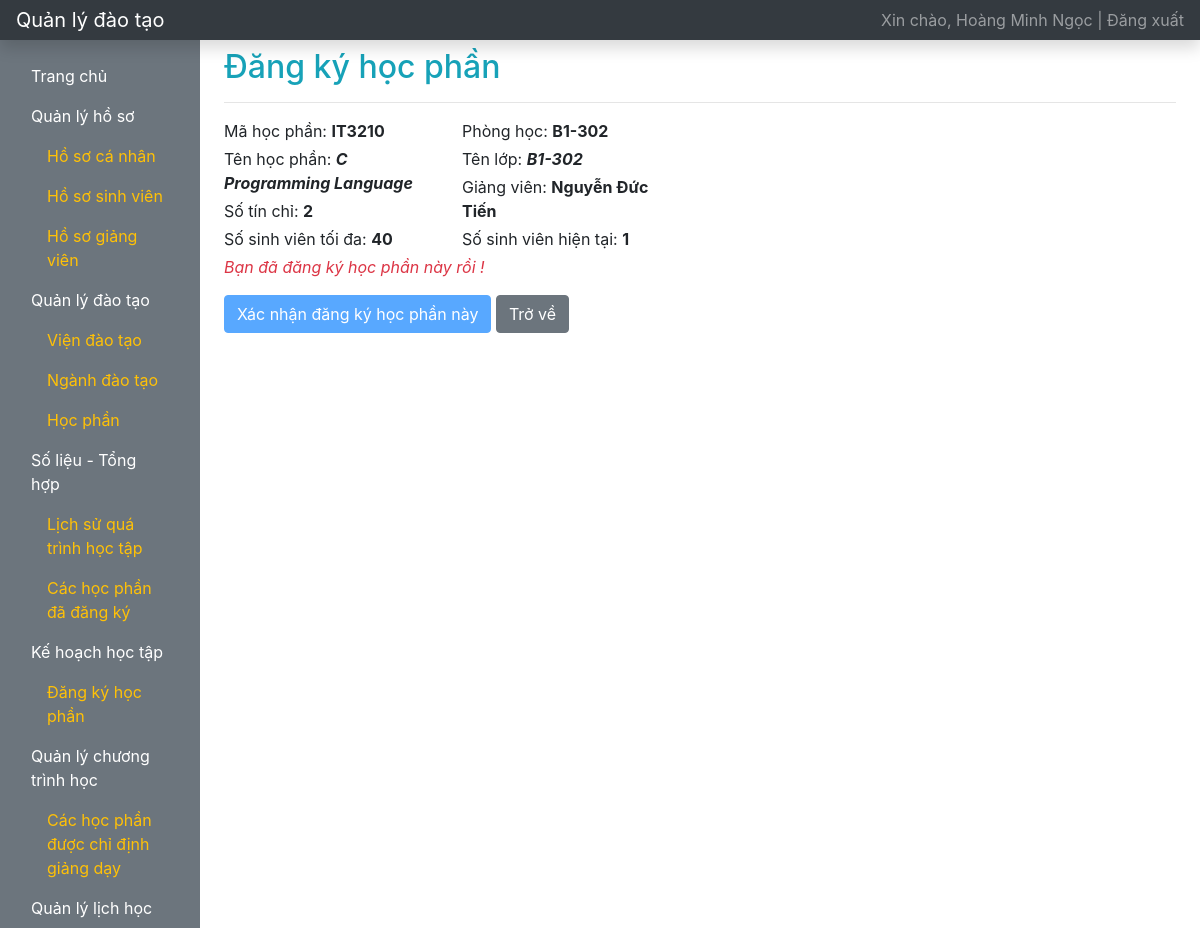
/index.php?r=dang-ky-hoc-phan&subject_code=IT3210 (signed in), run on the app's committed database.
### tables this page shows
CREATE TABLE `user` (
  `id` int(11) NOT NULL,
  `username` varchar(64) NOT NULL,
  `password` varchar(128) NOT NULL,
  `user_type` varchar(32) NOT NULL,
  `user_code` varchar(32) DEFAULT NULL,
  `fullname` varchar(128) NOT NULL,
  `dob` date NOT NULL,
  `phone_number` varchar(15) DEFAULT NULL,
  `email` varchar(64) DEFAULT NULL,
  `address` varchar(512) DEFAULT NULL,
  `status` varchar(32) NOT NULL DEFAULT 'active'
);

CREATE TABLE `subject` (
  `id` int(11) NOT NULL,
  `training_majors_code` varchar(32) NOT NULL,
  `training_system_code` varchar(32) NOT NULL,
  `subject_code` varchar(32) NOT NULL,
  `subject_name` varchar(128) NOT NULL,
  `num_of_credit` tinyint(2) NOT NULL
);

CREATE TABLE `classroom` (
  `id` int(11) NOT NULL,
  `teaching_id` int(11) NOT NULL,
  `classroom_name` varchar(128) NOT NULL,
  `room_code` varchar(64) NOT NULL,
  `start_time` time DEFAULT NULL,
  `end_time` time DEFAULT NULL,
  `num_of_student_max` tinyint(2) NOT NULL
);

### WEB/function.php (called while the page is built, shortened)
<?php
    function getInfoLoginFromSession()
    {
        $key = 'user_login';
        if (isset($_SESSION[$key])) {
            $data = $_SESSION[$key];
            return $data;
        }
        return array();
    }
    function getFullnameUserLogin()
    {
        $info_user = getInfoLoginFromSession();
        if (empty($info_user) == false) {
            $fullname = $info_user['fullname'];
            return $fullname;
        }
        return '';
    }
    function getUserIdLogin()
    {
        $info_user = getInfoLoginFromSession();
        if (empty($info_user) == false) {
            $fullname = $info_user['id'];
            return $fullname;
        }
        return '';
    }
?>

### WEB/database.php (called while the page is built, shortened)
<?php
    function getOne($instance_db, $sql)
    {
        $stmt = $instance_db->prepare($sql);
        $stmt->setFetchMode(PDO::FETCH_ASSOC);
        $stmt->execute();
        return $stmt->fetch();
    }
    function getInfoLogin($instance_db, $username, $password)
    {
        $sql = "SELECT * FROM USER WHERE USERNAME = '{$username}' AND PASSWORD = '{$password}'";
        return getOne($instance_db, $sql);
    }
?>

### WEB/dang-ky-hoc-phan.php (the view, shortened to what this page needs)
<?php
    $subject_code = isset($_GET['subject_code']) == true ? $_GET['subject_code'] : '';
    $sq11 = "SELECT * FROM SUBJECT WHERE SUBJECT_CODE = '{$subject_code}'";
    $subject_info = getOne($connect, $sq11);
    $sql2 = "SELECT C.ID AS classroom_id, C.ROOM_CODE AS room_code, C.CLASSROOM_NAME AS classroom_name, C.NUM_OF_STUDENT_MAX AS num_of_student_max, U.FULLNAME AS fullname FROM CLASSROOM AS C INNER JOIN TEACHING AS T ON C.TEACHING_ID = T.ID INNER JOIN USER AS U ON T.LECTURER_ID = U.ID WHERE T.SUBJECT_CODE = '{$subject_code}'";
    $class_info = getOne($connect, $sql2);
    $sql3 = "SELECT COUNT(*) AS NUM FROM STUDYING WHERE SUBJECT_CODE = '{$subject_code}' AND STATUS = 'register'";
    $num_student_register = getOne($connect, $sql3);
    $check_regited = false;
    $err_msg = '';
    $sql_check = "SELECT COUNT(*) AS COUNT FROM STUDYING WHERE STUDENT_ID = '{$user_id}' AND SUBJECT_CODE = '{$subject_code}'";
    $data_check = getOne($connect, $sql_check);
    if ((int)$data_check['COUNT'] > 0) {
        $check_regited = true;
        $err_msg = 'Bạn đã đăng ký học phần này rồi !';
    }
    $check = true;
?>
<h2 class=" mt-2 text-info">Đăng ký học phần</h2>
<hr>
<div class="container-fluid mb-3">
    <div class="row">
        <div class="col-sm-3 pl-0">
            <p class="mb-1">Mã học phần: <b><?= $subject_info['subject_code']?></b></p>
            <p class="mb-1">Tên học phần: <b><i><?= $subject_info['subject_name']?></i></b></p>
            <p class="mb-1">Số tín chỉ: <b><?= $subject_info['num_of_credit']?></b></p>
            <p class="mb-1">Số sinh viên tối đa: <b><?= $class_info['num_of_student_max']?></b></p>
        </div>
        <div class="col-sm-3 pl-0">
            <p class="mb-1">Phòng học: <b><?= $class_info['room_code']?></b></p>
            <p class="mb-1">Tên lớp: <b><i><?= $class_info['classroom_name']?></i></b></p>
            <p class="mb-1">Giảng viên: <b><?= $class_info['fullname']?></b></p>
            <p class="mb-1">Số sinh viên hiện tại: <b><?= $num_student_register['NUM']?></b></p>
        </div>
    </div>
    <div class="row">
        <div class="col-sm-12 pl-0">
            <span class="text-danger"><i><?= $err_msg?></i></span>
        </div>
    </div>
</div>
<form action="#" method="POST">
    <button type="submit" class="btn btn-primary" name="save" <?= $check == false || $check_regited == true ? "disabled" : ''?>>Xác nhận đăng ký học phần này</button>
    <a href="?r=danh-sach-hoc-phan" class="btn btn-secondary">Trở về</a>
</form>

### WEB/layouts/topbar.php
<nav class="navbar navbar-dark sticky-top bg-dark flex-md-nowrap p-0 shadow">
    <a class="navbar-brand col-md-3 col-lg-2 mr-0 px-3" href="?r=trang-chu">Quản lý đào tạo</a>
    <ul class="navbar-nav px-3">
        <li class="nav-item text-nowrap">
            <a class="nav-link" href="dang-xuat.php">Xin chào, <?= getFullnameUserLogin()?> | Đăng xuất</a>
        </li>
    </ul>
</nav>

### data on the page
user: fullname "Hoàng Minh Ngọc"
subject: subject_code "IT3210", subject_name "C Programming Language", num_of_credit "2"
classroom: num_of_student_max "40", room_code "B1-302", classroom_name "B1-302", user.fullname "Nguyễn Đức Tiến"

### other printed values
$num_student_register['NUM'] "1"
$err_msg "Bạn đã đăng ký học phần này rồi !"
